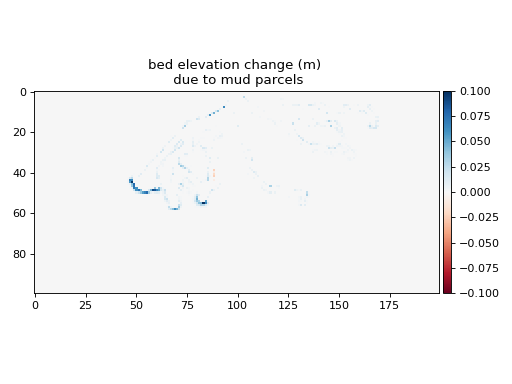

Source code (Python):
import warnings

import numpy as np
import matplotlib.pyplot as plt

import pyDeltaRCM

# filter out the warning raised about no netcdf being found
warnings.filterwarnings("ignore", category=UserWarning)


# init delta model
with pyDeltaRCM.shared_tools._docs_temp_directory() as output_dir:
    delta = pyDeltaRCM.DeltaModel(
        out_dir=output_dir,
        resume_checkpoint='../../_resources/checkpoint')

_shp = delta.eta.shape

_eta_before = np.copy(delta.eta)

delta.route_all_mud_parcels()

_eta_after = np.copy(delta.eta)


# set up axis
fig, ax = plt.subplots()

# fill in axis2
_diff = _eta_after - _eta_before
pyDeltaRCM.debug_tools.plot_domain(
    _diff, ax=ax, grid=False, cmap='RdBu',
    vmin=-0.1, vmax=0.1)
ax.set_title('bed elevation change (m) \n due to mud parcels')


plt.tight_layout()
plt.show()
